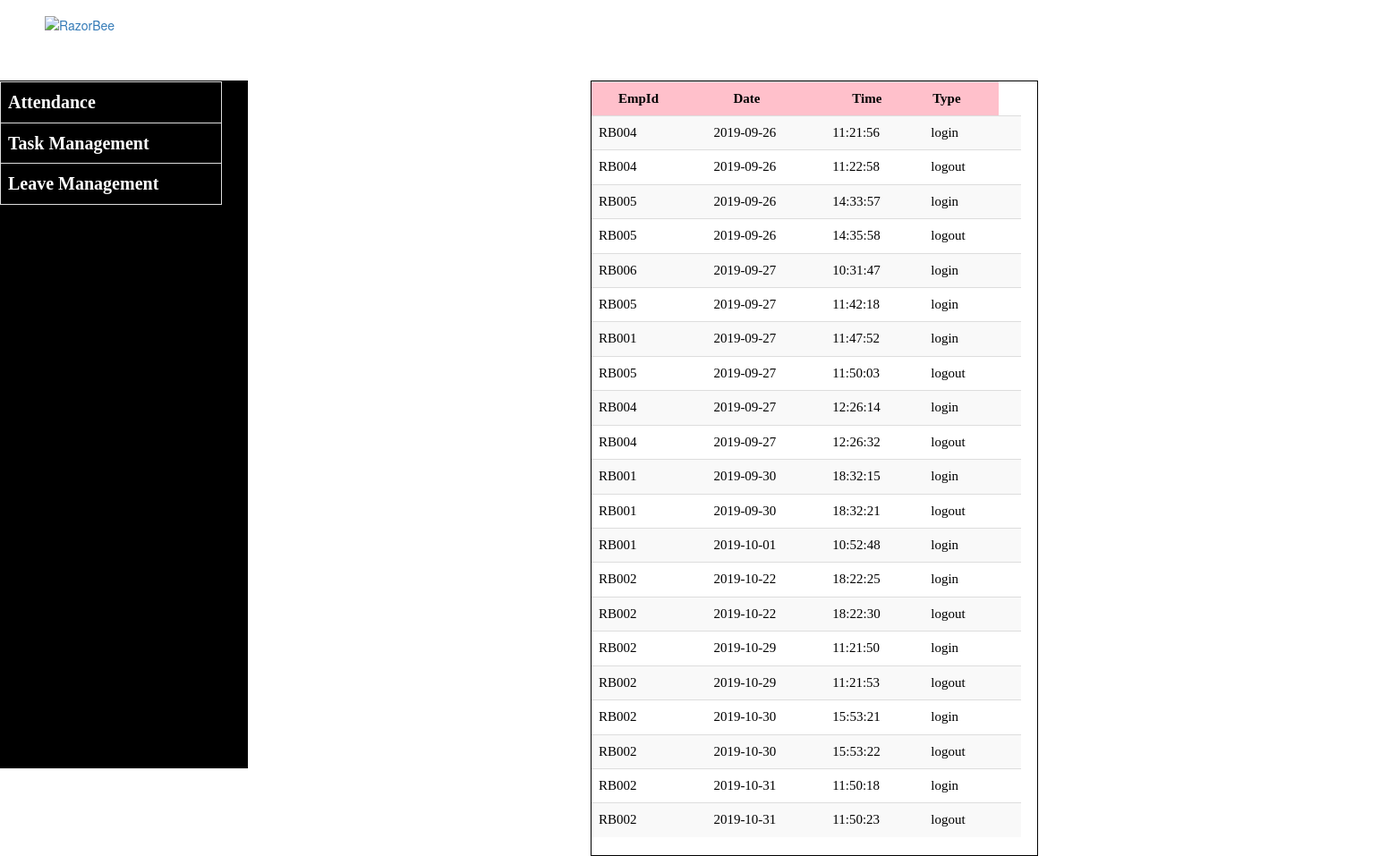
The app's page /intern/attendancetable.php, older data.
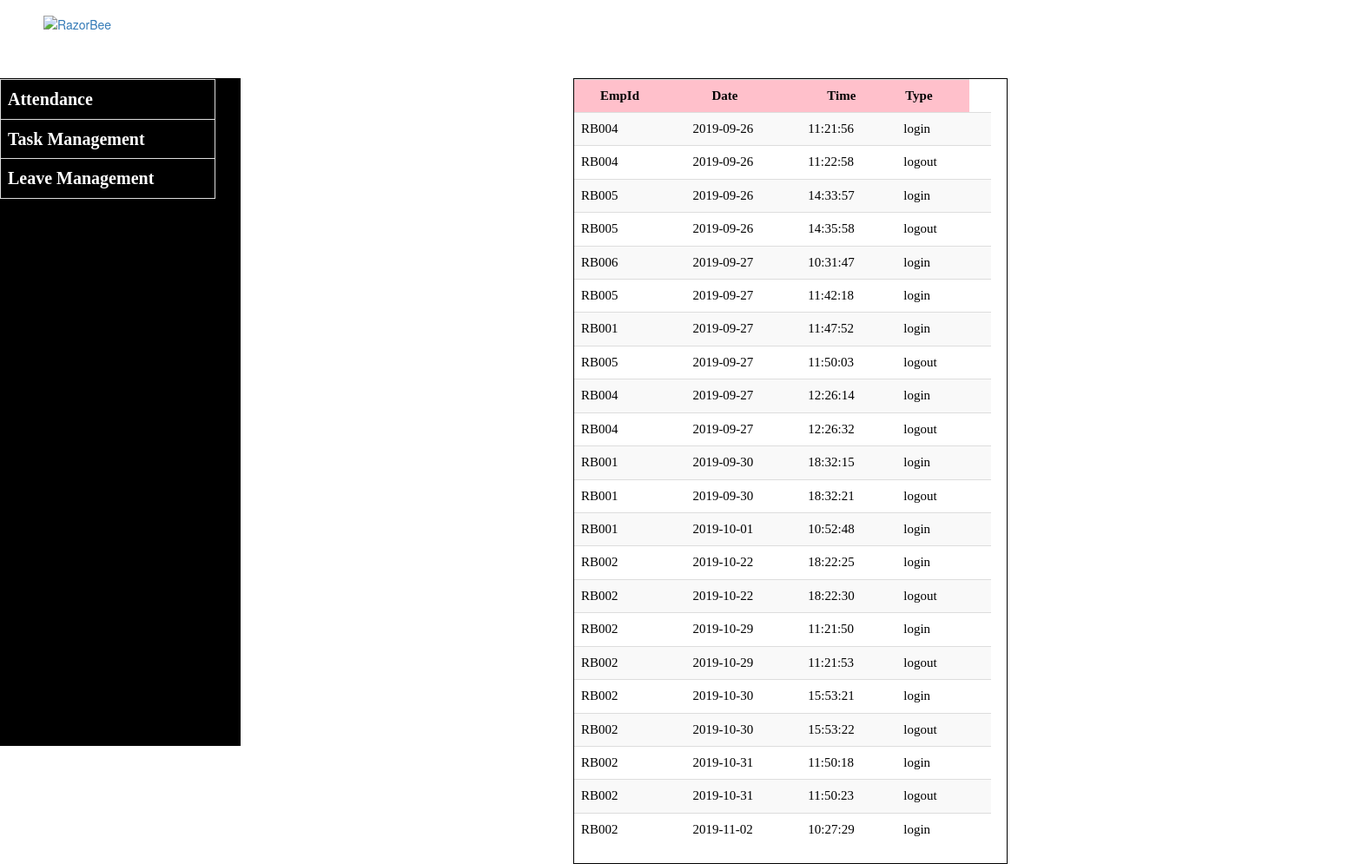
The same page, newer data.
### tables this page shows
CREATE TABLE `tblattendance` (
  `id` int(100) NOT NULL,
  `empid` varchar(50) NOT NULL,
  `date` varchar(10) NOT NULL,
  `time` time NOT NULL,
  `type` varchar(10) NOT NULL
);

### intern/attendancetable.php (the view, shortened to what this page needs)
<!DOCTYPE html>
<html>
    <head>
        <link rel="stylesheet" href="https://maxcdn.bootstrapcdn.com/bootstrap/3.4.0/css/bootstrap.min.css">
    </head>
    <body>
        <div>
            <div>
                    <a href="http://localhost/intern/logo.php"><img src="http://razorbee.com/wp-content/uploads/2017/08/razorbee_logo.png" alt="RazorBee" class="img-logo-w2" style="width: 250px;  padding-top: 18px; padding-left:50px"></a>
            </div><br>
        </div>
        <div>
            <div>
                <form action="attendancevalidation.php" method="POST">
                    <div  class="container">
                        <table class="table table-bordered" style="color:white; font-size:20px; margin-left:-13px">
                                <tr><th><a href="http://localhost/intern/employeeattendance.php" style="color:white;" >Attendance</a></th></tr>
                                <tr><th><a href="http://localhost/intern/taskmanagement.php" style="color:white;" >Task Management</a></th></tr>
                                <tr><th><a href="" style="color:white;">Leave Management</a></th></tr>
                        </table>
                    </div>
                    <div class="container1" style="width:500px" >
                        <table class="table table-striped" style="width:480px">
                            <tr style="background-color:pink; margin-left:20px; ">
                                <th style="padding-left:30px;">EmpId</th>
                                <th style="padding-left:30px;">Date</th>
                                <th style="padding-left:30px;">Time</th>
                                <th style="padding-left:10px;">Type</th>
                            <tr>
                                <?php
                                    $con = mysqli_connect('localhost','root','','internproject');
                                    $sql = "SELECT empid,date,time,type FROM tblattendance";
                                    $result = $con->query($sql);
                                    if ($result->num_rows > 0)
                                    {
                                        while($row = $result->fetch_assoc())
                                        {
                                            echo "<tr><td>". $row["empid"] ."</td><td>". $row["date"] ."</td><td>". $row["time"] ."</td><td>". $row["type"] ."</td><td>";
                                        }
                                        echo "</table>";
                                    }
                                    else
                                    {
                                        echo "0 result";
                                    }
                                ?>
                    </div>
                </form>
            </div>
        </div>
    </body>
</html>

### intern/attendancetable.php (style rules this page uses)
.container { border:1px solid black; width:280px; margin-top:70px; font-size:10px; height:769px; background-color:black; margin-left:-3px; }
.container1 { border:1px solid black; width:600px; margin-top:-769px; font-size:10px; background-color:white; margin-left:660px; }
img { position: absolute; z-index: -2; }
table { border-collapse:collapse; width:90px; color:white; font-family:verdana; font-size:15px; color:black; }

Row changes from the older to the newer data that the page shows:
added tblattendance: empid "RB002", date "2019-11-02", time "10:27:29", type "login"
